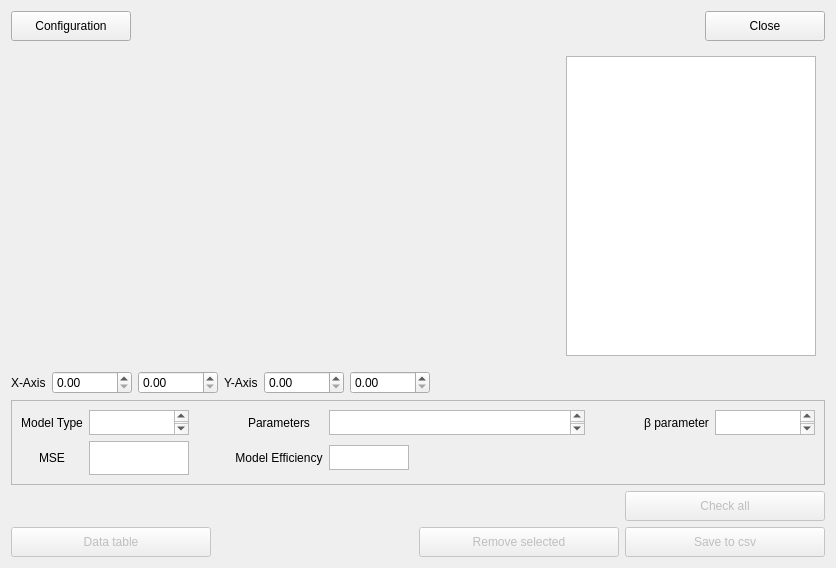
     <widget class="QWidget" name="page_2">
      <property name="minimumSize">
       <size>
        <width>480</width>
        <height>320</height>
       </size>
      </property>
      <layout class="QGridLayout" name="gridLayout_8">
       <item row="2" column="0">
        <layout class="QGridLayout" name="gridLayout_2">
         <item row="0" column="4">
          <widget class="QDoubleSpinBox" name="ylimDoubleSpinBox_1">
           <property name="minimumSize">
            <size>
             <width>80</width>
             <height>0</height>
            </size>
           </property>
           <property name="maximumSize">
            <size>
             <width>100</width>
             <height>16777215</height>
            </size>
           </property>
           <property name="locale">
            <locale language="English" country="UnitedStates"/>
           </property>
           <property name="maximum">
            <double>3000.989999999999782</double>
           </property>
          </widget>
         </item>
         <item row="0" column="1">
          <widget class="QDoubleSpinBox" name="xlimDoubleSpinBox_1">
           <property name="minimumSize">
            <size>
             <width>80</width>
             <height>0</height>
            </size>
           </property>
           <property name="maximumSize">
            <size>
             <width>80</width>
             <height>40</height>
            </size>
           </property>
           <property name="locale">
            <locale language="English" country="UnitedStates"/>
           </property>
           <property name="maximum">
            <double>3000.989999999999782</double>
           </property>
          </widget>
         </item>
         <item row="0" column="6">
          <spacer name="horizontalSpacer_8">
           <property name="orientation">
            <enum>Qt::Horizontal</enum>
           </property>
           <property name="sizeHint" stdset="0">
            <size>
             <width>40</width>
             <height>20</height>
            </size>
           </property>
          </spacer>
         </item>
         <item row="0" column="2">
          <widget class="QDoubleSpinBox" name="xlimDoubleSpinBox_2">
           <property name="minimumSize">
            <size>
             <width>80</width>
             <height>0</height>
            </size>
           </property>
           <property name="maximumSize">
            <size>
             <width>80</width>
             <height>40</height>
            </size>
           </property>
           <property name="locale">
            <locale language="English" country="UnitedStates"/>
           </property>
           <property name="maximum">
            <double>3000.989999999999782</double>
           </property>
           <property name="singleStep">
            <double>1.000000000000000</double>
           </property>
          </widget>
         </item>
         <item row="0" column="0">
          <widget class="QLabel" name="label">
           <property name="text">
            <string>X-Axis</string>
           </property>
          </widget>
         </item>
         <item row="0" column="3">
          <widget class="QLabel" name="label_2">
           <property name="text">
            <string>Y-Axis</string>
           </property>
          </widget>
         </item>
         <item row="0" column="5">
          <widget class="QDoubleSpinBox" name="ylimDoubleSpinBox_2">
           <property name="minimumSize">
            <size>
             <width>80</width>
             <height>0</height>
            </size>
           </property>
           <property name="maximumSize">
            <size>
             <width>100</width>
             <height>16777215</height>
            </size>
           </property>
           <property name="locale">
            <locale language="English" country="UnitedStates"/>
           </property>
           <property name="maximum">
            <double>3000.989999999999782</double>
           </property>
          </widget>
         </item>
        </layout>
       </item>
       <item row="0" column="0">
        <layout class="QHBoxLayout" name="horizontalLayout_53">
         <item>
          <widget class="QPushButton" name="goBackButton">
           <property name="sizePolicy">
            <sizepolicy hsizetype="Preferred" vsizetype="Preferred">
             <horstretch>0</horstretch>
             <verstretch>0</verstretch>
            </sizepolicy>
           </property>
           <property name="minimumSize">
            <size>
             <width>120</width>
             <height>30</height>
            </size>
           </property>
           <property name="maximumSize">
            <size>
             <width>100</width>
             <height>50</height>
            </size>
           </property>
           <property name="font">
            <font>
             <family>Arial</family>
            </font>
           </property>
           <property name="text">
            <string>Configuration</string>
           </property>
          </widget>
         </item>
         <item>
          <spacer name="horizontalSpacer_9">
           <property name="orientation">
            <enum>Qt::Horizontal</enum>
           </property>
           <property name="sizeType">
            <enum>QSizePolicy::Expanding</enum>
           </property>
           <property name="sizeHint" stdset="0">
            <size>
             <width>40</width>
             <height>20</height>
            </size>
           </property>
          </spacer>
         </item>
         <item>
          <widget class="QPushButton" name="closeButton_2">
           <property name="minimumSize">
            <size>
             <width>120</width>
             <height>30</height>
            </size>
           </property>
           <property name="maximumSize">
            <size>
             <width>150</width>
             <height>50</height>
            </size>
           </property>
           <property name="toolTip">
            <string>&lt;!DOCTYPE HTML PUBLIC &quot;-//W3C//DTD HTML 4.0//EN&quot; &quot;http://www.w3.org/TR/REC-html40/strict.dtd&quot;&gt;
&lt;html&gt;&lt;head&gt;&lt;meta name=&quot;qrichtext&quot; content=&quot;1&quot; /&gt;&lt;style type=&quot;text/css&quot;&gt;
p, li { white-space: pre-wrap; }
&lt;/style&gt;&lt;/head&gt;&lt;body style=&quot; font-family:'.AppleSystemUIFont'; font-size:13pt; font-weight:400; font-style:normal;&quot;&gt;
&lt;p style=&quot;-qt-paragraph-type:empty; margin-top:0px; margin-bottom:0px; margin-left:0px; margin-right:0px; -qt-block-indent:0; text-indent:0px;&quot;&gt;&lt;br /&gt;&lt;/p&gt;&lt;/body&gt;&lt;/html&gt;</string>
           </property>
           <property name="layoutDirection">
            <enum>Qt::LeftToRight</enum>
           </property>
           <property name="inputMethodHints">
            <set>Qt::ImhNone</set>
           </property>
           <property name="text">
            <string>Close</string>
           </property>
          </widget>
         </item>
        </layout>
       </item>
       <item row="4" column="0">
        <layout class="QGridLayout" name="gridLayout_4">
         <item row="1" column="3">
          <widget class="QPushButton" name="checkButton">
           <property name="enabled">
            <bool>false</bool>
           </property>
           <property name="minimumSize">
            <size>
             <width>200</width>
             <height>30</height>
            </size>
           </property>
           <property name="maximumSize">
            <size>
             <width>200</width>
             <height>50</height>
            </size>
           </property>
           <property name="text">
            <string>Check all</string>
           </property>
          </widget>
         </item>
         <item row="3" column="1">
          <spacer name="horizontalSpacer_3">
           <property name="orientation">
            <enum>Qt::Horizontal</enum>
           </property>
           <property name="sizeHint" stdset="0">
            <size>
             <width>40</width>
             <height>20</height>
            </size>
           </property>
          </spacer>
         </item>
         <item row="3" column="3">
          <widget class="QPushButton" name="savePushButton">
           <property name="enabled">
            <bool>false</bool>
           </property>
           <property name="minimumSize">
            <size>
             <width>200</width>
             <height>30</height>
            </size>
           </property>
           <property name="maximumSize">
            <size>
             <width>200</width>
             <height>50</height>
            </size>
           </property>
           <property name="text">
            <string>Save to csv</string>
           </property>
          </widget>
         </item>
         <item row="3" column="0">
          <widget class="QPushButton" name="ModelsPushButton">
           <property name="enabled">
            <bool>false</bool>
           </property>
           <property name="minimumSize">
            <size>
             <width>200</width>
             <height>30</height>
            </size>
           </property>
           <property name="maximumSize">
            <size>
             <width>200</width>
             <height>50</height>
            </size>
           </property>
           <property name="text">
            <string>Data table</string>
           </property>
          </widget>
         </item>
         <item row="3" column="2">
          <widget class="QPushButton" name="deleteButton">
           <property name="enabled">
            <bool>false</bool>
           </property>
           <property name="minimumSize">
            <size>
             <width>200</width>
             <height>30</height>
            </size>
           </property>
           <property name="maximumSize">
            <size>
             <width>200</width>
             <height>50</height>
            </size>
           </property>
           <property name="text">
            <string>Remove selected</string>
           </property>
          </widget>
         </item>
        </layout>
       </item>
       <item row="1" column="0">
        <widget class="QWidget" name="widget" native="true">
         <property name="sizePolicy">
          <sizepolicy hsizetype="Expanding" vsizetype="Expanding">
           <horstretch>0</horstretch>
           <verstretch>0</verstretch>
          </sizepolicy>
         </property>
         <property name="maximumSize">
          <size>
           <width>10000000</width>
           <height>16777215</height>
          </size>
         </property>
         <layout class="QGridLayout" name="gridLayout">
          <item row="0" column="0">
           <widget class="QWidget" name="plotWidget" native="true">
            <property name="sizePolicy">
             <sizepolicy hsizetype="Preferred" vsizetype="Preferred">
              <horstretch>0</horstretch>
              <verstretch>0</verstretch>
             </sizepolicy>
            </property>
            <property name="minimumSize">
             <size>
              <width>400</width>
              <height>300</height>
             </size>
            </property>
            <property name="maximumSize">
             <size>
              <width>100000</width>
              <height>100000</height>
             </size>
            </property>
            <layout class="QVBoxLayout" name="plotWidgetLayout"/>
           </widget>
          </item>
          <item row="0" column="1">
           <widget class="QListWidget" name="plotListWidget">
            <property name="sizePolicy">
             <sizepolicy hsizetype="Expanding" vsizetype="Preferred">
              <horstretch>0</horstretch>
              <verstretch>0</verstretch>
             </sizepolicy>
            </property>
            <property name="minimumSize">
             <size>
              <width>100</width>
              <height>230</height>
             </size>
            </property>
            <property name="maximumSize">
             <size>
              <width>250</width>
              <height>10000000</height>
             </size>
            </property>
            <property name="sizeIncrement">
             <size>
              <width>100</width>
              <height>100</height>
             </size>
            </property>
            <property name="layoutDirection">
             <enum>Qt::LeftToRight</enum>
            </property>
            <property name="sizeAdjustPolicy">
             <enum>QAbstractScrollArea::AdjustToContentsOnFirstShow</enum>
            </property>
            <property name="layoutMode">
             <enum>QListView::SinglePass</enum>
            </property>
           </widget>
          </item>
         </layout>
        </widget>
       </item>
       <item row="3" column="0">
        <widget class="QFrame" name="frame">
         <property name="maximumSize">
          <size>
           <width>10000000</width>
           <height>85</height>
          </size>
         </property>
         <property name="frameShape">
          <enum>QFrame::StyledPanel</enum>
         </property>
         <property name="frameShadow">
          <enum>QFrame::Raised</enum>
         </property>
         <layout class="QGridLayout" name="gridLayout_9">
          <item row="0" column="5">
           <widget class="QTextBrowser" name="paramsTextBrowser">
            <property name="minimumSize">
             <size>
              <width>0</width>
              <height>25</height>
             </size>
            </property>
            <property name="maximumSize">
             <size>
              <width>420</width>
              <height>30</height>
             </size>
            </property>
            <property name="html">
             <string>&lt;!DOCTYPE HTML PUBLIC &quot;-//W3C//DTD HTML 4.0//EN&quot; &quot;http://www.w3.org/TR/REC-html40/strict.dtd&quot;&gt;
&lt;html&gt;&lt;head&gt;&lt;meta name=&quot;qrichtext&quot; content=&quot;1&quot; /&gt;&lt;style type=&quot;text/css&quot;&gt;
p, li { white-space: pre-wrap; }
&lt;/style&gt;&lt;/head&gt;&lt;body style=&quot; font-family:'Arial'; font-size:13pt; font-weight:400; font-style:normal;&quot;&gt;
&lt;p align=&quot;center&quot; style=&quot;-qt-paragraph-type:empty; margin-top:0px; margin-bottom:0px; margin-left:0px; margin-right:0px; -qt-block-indent:0; text-indent:0px;&quot;&gt;&lt;br /&gt;&lt;/p&gt;&lt;/body&gt;&lt;/html&gt;</string>
            </property>
           </widget>
          </item>
          <item row="0" column="4">
           <widget class="QLabel" name="paramsLabel">
            <property name="text">
             <string>Parameters</string>
            </property>
            <property name="alignment">
             <set>Qt::AlignCenter</set>
            </property>
           </widget>
          </item>
          <item row="1" column="0">
           <widget class="QLabel" name="mseLabel">
            <property name="text">
             <string>MSE</string>
            </property>
            <property name="alignment">
             <set>Qt::AlignCenter</set>
            </property>
           </widget>
          </item>
          <item row="0" column="8">
           <widget class="QLabel" name="label_3">
            <property name="text">
             <string/>
            </property>
           </widget>
          </item>
          <item row="1" column="1">
           <widget class="QTextBrowser" name="mseTextBrowser">
            <property name="minimumSize">
             <size>
              <width>50</width>
              <height>25</height>
             </size>
            </property>
            <property name="maximumSize">
             <size>
              <width>100</width>
              <height>16777215</height>
             </size>
            </property>
            <property name="sizeIncrement">
             <size>
              <width>50</width>
              <height>0</height>
             </size>
            </property>
           </widget>
          </item>
          <item row="0" column="10">
           <widget class="QTextBrowser" name="betaTextBrowser">
            <property name="minimumSize">
             <size>
              <width>0</width>
              <height>25</height>
             </size>
            </property>
            <property name="maximumSize">
             <size>
              <width>100</width>
              <height>30</height>
             </size>
            </property>
            <property name="html">
             <string>&lt;!DOCTYPE HTML PUBLIC &quot;-//W3C//DTD HTML 4.0//EN&quot; &quot;http://www.w3.org/TR/REC-html40/strict.dtd&quot;&gt;
&lt;html&gt;&lt;head&gt;&lt;meta name=&quot;qrichtext&quot; content=&quot;1&quot; /&gt;&lt;style type=&quot;text/css&quot;&gt;
p, li { white-space: pre-wrap; }
&lt;/style&gt;&lt;/head&gt;&lt;body style=&quot; font-family:'Arial'; font-size:13pt; font-weight:400; font-style:normal;&quot;&gt;
&lt;p align=&quot;center&quot; style=&quot;-qt-paragraph-type:empty; margin-top:0px; margin-bottom:0px; margin-left:0px; margin-right:0px; -qt-block-indent:0; text-indent:0px;&quot;&gt;&lt;br /&gt;&lt;/p&gt;&lt;/body&gt;&lt;/html&gt;</string>
            </property>
           </widget>
          </item>
          <item row="0" column="9">
           <widget class="QLabel" name="betaLabel">
            <property name="text">
             <string>β parameter</string>
            </property>
            <property name="alignment">
             <set>Qt::AlignCenter</set>
            </property>
           </widget>
          </item>
          <item row="0" column="0">
           <widget class="QLabel" name="modelLabel">
            <property name="text">
             <string>Model Type</string>
            </property>
            <property name="alignment">
             <set>Qt::AlignCenter</set>
            </property>
           </widget>
          </item>
          <item row="0" column="1">
           <widget class="QTextBrowser" name="modelTextBrowser">
            <property name="minimumSize">
             <size>
              <width>0</width>
              <height>25</height>
             </size>
            </property>
            <property name="maximumSize">
             <size>
              <width>100</width>
              <height>30</height>
             </size>
            </property>
            <property name="html">
             <string>&lt;!DOCTYPE HTML PUBLIC &quot;-//W3C//DTD HTML 4.0//EN&quot; &quot;http://www.w3.org/TR/REC-html40/strict.dtd&quot;&gt;
&lt;html&gt;&lt;head&gt;&lt;meta name=&quot;qrichtext&quot; content=&quot;1&quot; /&gt;&lt;style type=&quot;text/css&quot;&gt;
p, li { white-space: pre-wrap; }
&lt;/style&gt;&lt;/head&gt;&lt;body style=&quot; font-family:'Arial'; font-size:13pt; font-weight:400; font-style:normal;&quot;&gt;
&lt;p align=&quot;center&quot; style=&quot;-qt-paragraph-type:empty; margin-top:0px; margin-bottom:0px; margin-left:0px; margin-right:0px; -qt-block-indent:0; text-indent:0px;&quot;&gt;&lt;br /&gt;&lt;/p&gt;&lt;/body&gt;&lt;/html&gt;</string>
            </property>
           </widget>
          </item>
          <item row="1" column="4">
           <widget class="QLabel" name="meLabel">
            <property name="text">
             <string>Model Efficiency</string>
            </property>
            <property name="alignment">
             <set>Qt::AlignCenter</set>
            </property>
           </widget>
          </item>
          <item row="1" column="5">
           <widget class="QTextBrowser" name="meTextBrowser">
            <property name="minimumSize">
             <size>
              <width>80</width>
              <height>25</height>
             </size>
            </property>
            <property name="maximumSize">
             <size>
              <width>80</width>
              <height>25</height>
             </size>
            </property>
           </widget>
          </item>
          <item row="0" column="7">
           <spacer name="horizontalSpacer_4">
            <property name="orientation">
             <enum>Qt::Horizontal</enum>
            </property>
            <property name="sizeHint" stdset="0">
             <size>
              <width>40</width>
              <height>20</height>
             </size>
            </property>
           </spacer>
          </item>
          <item row="0" column="3">
           <spacer name="horizontalSpacer_5">
            <property name="orientation">
             <enum>Qt::Horizontal</enum>
            </property>
            <property name="sizeHint" stdset="0">
             <size>
              <width>40</width>
              <height>20</height>
             </size>
            </property>
           </spacer>
          </item>
          <item row="1" column="3">
           <spacer name="horizontalSpacer_10">
            <property name="orientation">
             <enum>Qt::Horizontal</enum>
            </property>
            <property name="sizeHint" stdset="0">
             <size>
              <width>40</width>
              <height>20</height>
             </size>
            </property>
           </spacer>
          </item>
         </layout>
        </widget>
       </item>
      </layout>
     </widget>
